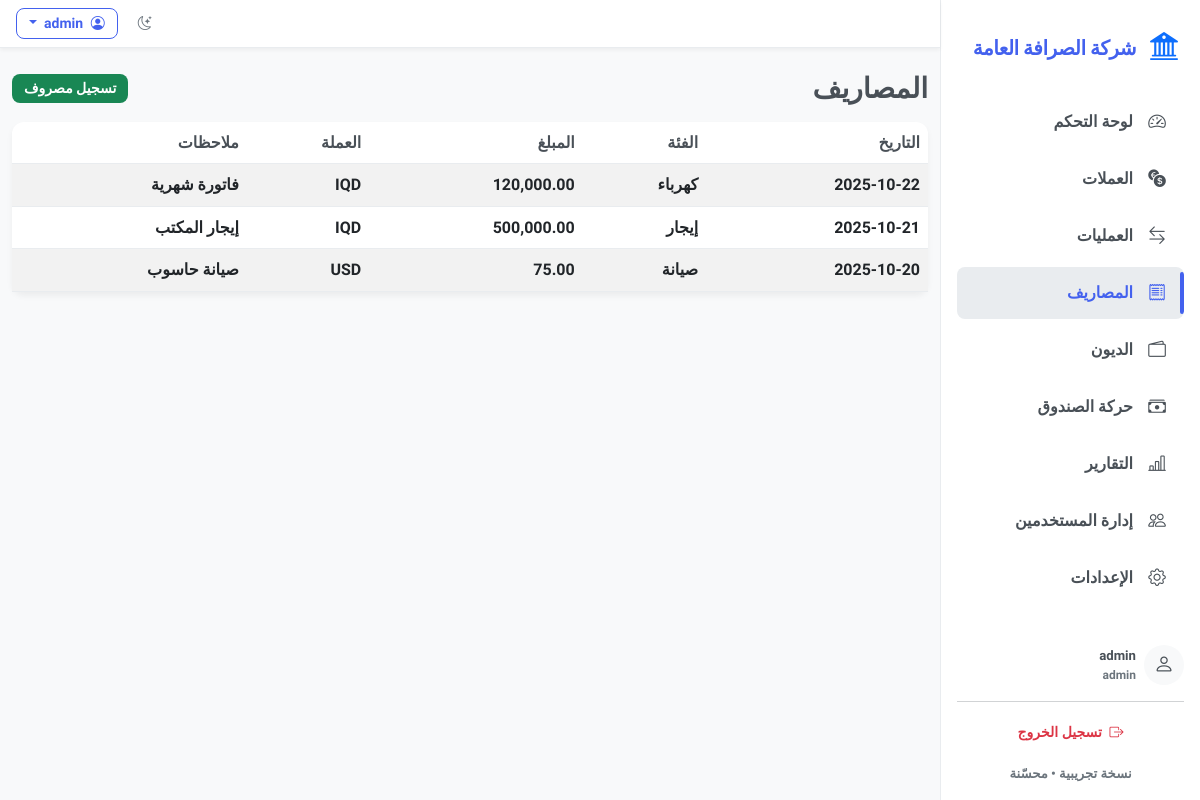
The app's page /expenses (signed in) with its own data.
### models.py (models this page shows)
class Settings(db.Model):
    id = db.Column(db.Integer, primary_key=True)
    company_name = db.Column(db.String(100), default='شركة الصرافة')
    company_logo = db.Column(db.String(200), default='bi-bank2')  # Bootstrap icon class

class User(UserMixin, db.Model):
    id = db.Column(db.Integer, primary_key=True)
    username = db.Column(db.String(80), unique=True, nullable=False)
    password_hash = db.Column(db.String(200), nullable=False)
    role = db.Column(db.String(20), default='viewer')

class Expense(db.Model):
    id = db.Column(db.Integer, primary_key=True)
    date = db.Column(db.DateTime, default=datetime.utcnow)
    category = db.Column(db.String(64), nullable=False)
    amount = db.Column(db.Float, nullable=False)
    currency_id = db.Column(db.Integer, db.ForeignKey('currency.id'))
    currency = db.relationship('Currency')
    notes = db.Column(db.String(255))

class Currency(db.Model):
    id = db.Column(db.Integer, primary_key=True)
    code = db.Column(db.String(10), unique=True, nullable=False)
    name = db.Column(db.String(64), nullable=False)
    rate = db.Column(db.Float, nullable=False, default=1.0)
    last_update = db.Column(db.DateTime, default=datetime.utcnow)

### app.py (the view)
        @login_required
        def decorated_function(*args, **kwargs):
            if current_user.role == 'admin' or current_user.role == 'editor':
                return f(*args, **kwargs)
            elif current_user.role == 'viewer':
                if request.method == 'GET':
                    return f(*args, **kwargs)
                else:
                    flash('ليس لديك صلاحية للقيام بهذه العملية')
                    return redirect(request.referrer or url_for('dashboard'))
            else:
                flash('ليس لديك صلاحية للوصول إلى هذه الصفحة')
                return redirect(url_for('dashboard'))

### templates/expenses.html (shortened to what this page needs)
{% extends 'base.html' %}
{% block content %}
<div class="d-flex justify-content-between align-items-center mb-3">
  <h3 class="mb-0">المصاريف</h3>
  <a class="btn btn-sm btn-success" href="/expense/add">تسجيل مصروف</a>
</div>
<div class="card">
  <div class="table-responsive">
    <table class="table table-striped mb-0">
      <thead><tr><th>التاريخ</th><th>الفئة</th><th>المبلغ</th><th>العملة</th><th>ملاحظات</th></tr></thead>
      <tbody>
        {% for r in rows %}
          <tr>
            <td>{{ r.date.strftime('%Y-%m-%d') }}</td>
            <td>{{ r.category }}</td>
            <td>{{ '{:,.2f}'.format(r.amount) }}</td>
            <td>{{ r.currency.code if r.currency else '-' }}</td>
            <td>{{ r.notes or '' }}</td>
          </tr>
        {% endfor %}
      </tbody>
    </table>
  </div>
</div>
{% endblock %}

### templates/base.html (shortened to what this page needs)
<!doctype html>
<html lang="ar" dir="rtl">
  <head>
    <link href="https://cdn.jsdelivr.net/npm/bootstrap@5.3.0/dist/css/bootstrap.rtl.min.css" rel="stylesheet">
    <link href="https://cdn.jsdelivr.net/npm/bootstrap-icons@1.10.5/font/bootstrap-icons.css" rel="stylesheet">
    <link rel="stylesheet" href="/static/css/styles.css">
    <link rel="stylesheet" href="/static/css/theme-extra.css">
  </head>
  <body>
    <div class="d-flex">
      <aside class="sidebar p-3" id="sidebar">
        <div class="d-flex align-items-center mb-4 mt-2">
          <div class="brand-logo me-2">
            <i class="bi {{ settings.company_logo if settings else 'bi-bank2' }} fs-3 text-primary"></i>
          </div>
          <div class="brand fw-bold">{{ settings.company_name if settings else 'شركة الصرافة' }}</div>
        </div>
        <nav class="nav flex-column">
          <a class="nav-link {{ 'active' if request.path == '/' else '' }}" href="/">
            <i class="bi bi-speedometer2 nav-icon"></i>
            <span class="nav-text">لوحة التحكم</span>
          </a>
          <a class="nav-link {{ 'active' if '/currencies' in request.path else '' }}" href="/currencies">
            <i class="bi bi-currency-exchange nav-icon"></i>
            <span class="nav-text">العملات</span>
          </a>
          <a class="nav-link {{ 'active' if '/transactions' in request.path else '' }}" href="/transactions">
            <i class="bi bi-arrow-left-right nav-icon"></i>
            <span class="nav-text">العمليات</span>
          </a>
          <a class="nav-link {{ 'active' if '/expenses' in request.path else '' }}" href="/expenses">
            <i class="bi bi-receipt nav-icon"></i>
            <span class="nav-text">المصاريف</span>
          </a>
          <a class="nav-link {{ 'active' if '/debts' in request.path else '' }}" href="/debts">
            <i class="bi bi-wallet2 nav-icon"></i>
            <span class="nav-text">الديون</span>
          </a>
          <a class="nav-link {{ 'active' if '/cashbox' in request.path else '' }}" href="/cashbox">
            <i class="bi bi-cash-stack nav-icon"></i>
            <span class="nav-text">حركة الصندوق</span>
          </a>
          <a class="nav-link {{ 'active' if '/reports' in request.path else '' }}" href="/reports">
            <i class="bi bi-bar-chart-line nav-icon"></i>
            <span class="nav-text">التقارير</span>
          </a>
          {% if current_user.role == 'admin' %}
          <a class="nav-link {{ 'active' if '/users' in request.path else '' }}" href="/users">
            <i class="bi bi-people nav-icon"></i>
            <span class="nav-text">إدارة المستخدمين</span>
          </a>
          {% endif %}
          <a class="nav-link {{ 'active' if '/settings' in request.path else '' }}" href="/settings">
            <i class="bi bi-gear nav-icon"></i>
            <span class="nav-text">الإعدادات</span>
          </a>
        </nav>
        <div class="sidebar-footer mt-auto">
          <div class="user-info d-flex align-items-center mb-3">
            <div class="avatar bg-light rounded-circle d-flex align-items-center justify-content-center me-2">
              <i class="bi bi-person fs-5"></i>
            </div>
            <div class="user-details">
              <div class="username small fw-bold">{{ current_user.username }}</div>
              <div class="role small text-muted">{{ current_user.role }}</div>
            </div>
          </div>
          <hr class="my-3">
          <div class="text-center">
            <a class="btn btn-sm btn-outline-danger w-100" href="/logout">
              <i class="bi bi-box-arrow-right me-1"></i> تسجيل الخروج
            </a>
          </div>
          <div class="version small text-muted text-center mt-3">نسخة تجريبية • محسّنة</div>
        </div>
      </aside>
      <div class="flex-grow-1 main-content">
        <nav class="navbar navbar-expand-lg navbar-light bg-white shadow-sm px-3">
          <div class="container-fluid p-0">
            <div class="ms-auto d-flex align-items-center">
              <button class="btn btn-sm btn-outline-secondary theme-toggle me-2" title="تبديل الوضع">
                <i class="bi bi-moon-stars"></i>
              </button>
              <div class="dropdown">
                <button class="btn btn-sm btn-outline-primary dropdown-toggle" type="button" id="userDropdown" data-bs-toggle="dropdown">
                  <i class="bi bi-person-circle me-1"></i> {{ current_user.username }}
                </button>
              </div>
            </div>
          </div>
        </nav>
        <main class="container py-4">
          {% block content %}{% endblock %}
        </main>
      </div>
    </div>
  </body>
</html>

### static/css/styles.css (style rules this page uses)
:root { --bg: #f8f9fa; --card: #ffffff; --text: #495057; --text-light: #6c757d; --primary: #4361ee; --primary-dark: #3a56d4; --secondary: #6c757d; --success: #4cc9f0; --info: #4895ef; --warning: #f72585; --danger: #e63946; --muted: #6c757d; --accent: #4cc9f0; --sidebar-bg: #ffffff; --sidebar-link: #495057; --sidebar-link-hover: #f0f2f5; --sidebar-link-active: #e9ecef; --sidebar-border: #e9ecef; --header-bg: #ffffff; --border: #e9ecef; --primary-gradient: linear-gradient(135deg, #4361ee, #3a0ca3); --success-gradient: linear-gradient(135deg, #4cc9f0, #4895ef); --warning-gradient: linear-gradient(135deg, #f72585, #b5179e); --danger-gradient: linear-gradient(135deg, #e63946, #d00000); }
html,body { height:100%; font-family:'Dubai', 'Tajawal', sans-serif; background:var(--bg); color:var(--text); transition:all .25s ease-in-out; }
body { font-weight: 700; line-height: 1.6; }
h1, h2, h3, h4, h5, h6 { font-weight: 700; margin-bottom: 0.75rem; color: var(--text); font-family: 'Dubai', 'Tajawal', sans-serif; }
.card { background:var(--card); color:var(--text); transition:all .25s ease-in-out; box-shadow: 0 4px 6px rgba(0,0,0,0.05); border-radius:0.75rem; border:none; margin-bottom: 1.5rem; animation: fadeIn 0.5s ease-out; transform: translateY(0); transition: transform 0.3s ease, box-shadow 0.3s ease; }
.sidebar { min-height:100vh; background:var(--sidebar-bg); border-left:1px solid var(--sidebar-border); width:260px; transition:all .25s ease-in-out; box-shadow: 0 4px 6px rgba(0,0,0,0.05); display: flex; flex-direction: column; animation: slideInRight 0.3s ease-out; }
.sidebar .brand { font-size:1.25rem; font-weight:700; color:var(--primary); padding:0.5rem 0; font-family: 'Dubai', 'Tajawal', sans-serif; }
.sidebar .brand-logo { width: 40px; height: 40px; display: flex; align-items: center; justify-content: center; animation: bounceIn 0.8s; }
.sidebar .nav-link { color:var(--sidebar-link); text-decoration:none; padding:12px 15px; display:flex; align-items:center; border-radius:0.5rem; margin-bottom:0.25rem; transition:all .2s ease-in-out; font-weight: 500; position: relative; overflow: hidden; }
.sidebar .nav-link::before { content: ''; position: absolute; top: 0; left: 0; width: 100%; height: 100%; background: var(--primary-gradient); opacity: 0; transition: opacity 0.3s ease; z-index: -1; }
.sidebar .nav-link .nav-icon { font-size:1.1rem; margin-inline-end:12px; width: 24px; text-align: center; transition: transform 0.3s ease; }
.sidebar .nav-link .nav-text { flex: 1; }
.sidebar .nav-link.active { background:var(--sidebar-link-active); color:var(--primary); font-weight:600; position: relative; }
.sidebar .nav-link.active::after { content: ''; position: absolute; right: 0; top: 10%; height: 80%; width: 4px; background: var(--primary); border-radius: 2px; }
.sidebar .sidebar-footer { padding-top: 1rem; }
.sidebar .user-info .avatar { width: 40px; height: 40px; animation: bounceIn 1s; }
.theme-toggle { cursor:pointer; transition: transform 0.3s ease; }
.main-content { background: var(--bg); min-height: 100vh; animation: fadeIn 0.5s ease-out; }
.navbar { background: var(--header-bg) !important; border-bottom: 1px solid var(--border); animation: slideInLeft 0.4s ease-out; }
.btn { border-radius: 0.5rem; font-weight: 500; padding: 0.5rem 1rem; transition: all 0.3s ease; position: relative; overflow: hidden; border: none; font-family: 'Dubai', 'Tajawal', sans-serif; font-weight: 700; }
.btn::before { content: ''; position: absolute; top: 0; left: 0; width: 100%; height: 100%; background: rgba(255,255,255,0.2); transform: translateX(-100%); transition: transform 0.4s ease; }
.btn-sm { padding: 0.25rem 0.75rem; font-size: 0.875rem; }
.btn-outline-primary { color: var(--primary); border: 1px solid var(--primary); background: transparent; }
.table { color: var(--text); animation: fadeIn 0.6s ease-out; }
.table thead th { background: transparent; border-bottom: 1px solid var(--border); font-weight: 600; color: var(--text); }
.table tbody td { border-color: var(--border); transition: background-color 0.2s ease; }
.small, small { font-size: 0.825rem; }
.text-muted { color: var(--text-light) !important; }
.fw-bold { font-weight: 700 !important; }
.shadow-sm { box-shadow: 0 2px 4px rgba(0,0,0,0.05) !important; }

### records on screen
Settings: company_name "شركة الصرافة العامة"
User: username "admin", role "admin"
Expense: date "2025-10-22", category "كهرباء", amount "120,000.00", currency "IQD", notes "فاتورة شهرية"
Expense: date "2025-10-21", category "إيجار", amount "500,000.00", currency "IQD", notes "إيجار المكتب"
Expense: date "2025-10-20", category "صيانة", amount "75.00", currency "USD", notes "صيانة حاسوب"
